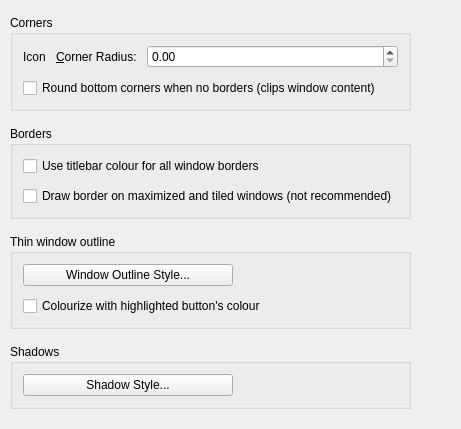
              <widget class="QWidget" name="tab_window">
                <attribute name="title">
                  <string>&amp;Window</string>
                </attribute>
                <layout class="QGridLayout" name="gridLayout">
                  <property name="leftMargin">
                    <number>10</number>
                  </property>
                  <property name="topMargin">
                    <number>10</number>
                  </property>
                  <property name="rightMargin">
                    <number>10</number>
                  </property>
                  <property name="bottomMargin">
                    <number>10</number>
                  </property>
                  <property name="spacing">
                    <number>10</number>
                  </property>
                  <item row="7" column="2">
                    <spacer name="horizontalSpacer_5">
                      <property name="orientation">
                        <enum>Qt::Orientation::Horizontal</enum>
                      </property>
                      <property name="sizeHint" stdset="0">
                        <size>
                          <width>40</width>
                          <height>20</height>
                        </size>
                      </property>
                    </spacer>
                  </item>
                  <item row="7" column="0" colspan="2">
                    <widget class="QGroupBox" name="groupBox_5">
                      <property name="title">
                        <string>Shadows</string>
                      </property>
                      <layout class="QVBoxLayout" name="verticalLayout_2">
                        <property name="spacing">
                          <number>10</number>
                        </property>
                        <property name="leftMargin">
                          <number>10</number>
                        </property>
                        <property name="topMargin">
                          <number>10</number>
                        </property>
                        <property name="rightMargin">
                          <number>10</number>
                        </property>
                        <property name="bottomMargin">
                          <number>10</number>
                        </property>
                        <item>
                          <widget class="QPushButton" name="shadowStyleButton">
                            <property name="sizePolicy">
                              <sizepolicy hsizetype="Fixed" vsizetype="Fixed">
                                <horstretch>0</horstretch>
                                <verstretch>0</verstretch>
                              </sizepolicy>
                            </property>
                            <property name="minimumSize">
                              <size>
                                <width>210</width>
                                <height>0</height>
                              </size>
                            </property>
                            <property name="text">
                              <string>Shadow Style...</string>
                            </property>
                            <property name="icon">
                              <iconset theme="draw-brush" />
                            </property>
                          </widget>
                        </item>
                      </layout>
                    </widget>
                  </item>
                  <item row="3" column="0" colspan="2">
                    <widget class="QGroupBox" name="borders_groupBox">
                      <property name="title">
                        <string>Borders</string>
                      </property>
                      <layout class="QGridLayout" name="gridLayout_4">
                        <property name="leftMargin">
                          <number>10</number>
                        </property>
                        <property name="topMargin">
                          <number>10</number>
                        </property>
                        <property name="rightMargin">
                          <number>10</number>
                        </property>
                        <property name="bottomMargin">
                          <number>10</number>
                        </property>
                        <property name="spacing">
                          <number>10</number>
                        </property>
                        <item row="0" column="0">
                          <widget class="QCheckBox" name="useTitleBarColorForAllBorders">
                            <property name="text">
                              <string>Use titlebar colour for all window borders</string>
                            </property>
                          </widget>
                        </item>
                        <item row="1" column="0">
                          <widget class="QCheckBox" name="drawBorderOnMaximizedWindows">
                            <property name="toolTip">
                              <string>&lt;html&gt;&lt;head/&gt;&lt;body&gt;&lt;p&gt;This setting will allow you to resize from window edges touching screen edges.&lt;/p&gt;&lt;/body&gt;&lt;/html&gt;</string>
                            </property>
                            <property name="text">
                              <string>Draw border on maximized and tiled windows (not recommended)</string>
                            </property>
                          </widget>
                        </item>
                      </layout>
                    </widget>
                  </item>
                  <item row="4" column="0">
                    <spacer name="verticalSpacer_6">
                      <property name="orientation">
                        <enum>Qt::Orientation::Vertical</enum>
                      </property>
                      <property name="sizeType">
                        <enum>QSizePolicy::Policy::Fixed</enum>
                      </property>
                      <property name="sizeHint" stdset="0">
                        <size>
                          <width>20</width>
                          <height>5</height>
                        </size>
                      </property>
                    </spacer>
                  </item>
                  <item row="8" column="0">
                    <spacer name="verticalSpacer_3">
                      <property name="orientation">
                        <enum>Qt::Orientation::Vertical</enum>
                      </property>
                      <property name="sizeHint" stdset="0">
                        <size>
                          <width>20</width>
                          <height>10</height>
                        </size>
                      </property>
                    </spacer>
                  </item>
                  <item row="6" column="0">
                    <spacer name="verticalSpacer">
                      <property name="orientation">
                        <enum>Qt::Orientation::Vertical</enum>
                      </property>
                      <property name="sizeType">
                        <enum>QSizePolicy::Policy::Fixed</enum>
                      </property>
                      <property name="sizeHint" stdset="0">
                        <size>
                          <width>20</width>
                          <height>5</height>
                        </size>
                      </property>
                    </spacer>
                  </item>
                  <item row="0" column="0">
                    <spacer name="verticalSpacer_11">
                      <property name="orientation">
                        <enum>Qt::Orientation::Vertical</enum>
                      </property>
                      <property name="sizeType">
                        <enum>QSizePolicy::Policy::Preferred</enum>
                      </property>
                      <property name="sizeHint" stdset="0">
                        <size>
                          <width>20</width>
                          <height>5</height>
                        </size>
                      </property>
                    </spacer>
                  </item>
                  <item row="2" column="0">
                    <spacer name="verticalSpacer_7">
                      <property name="orientation">
                        <enum>Qt::Orientation::Vertical</enum>
                      </property>
                      <property name="sizeType">
                        <enum>QSizePolicy::Policy::Fixed</enum>
                      </property>
                      <property name="sizeHint" stdset="0">
                        <size>
                          <width>20</width>
                          <height>5</height>
                        </size>
                      </property>
                    </spacer>
                  </item>
                  <item row="1" column="0" colspan="2">
                    <widget class="QGroupBox" name="Corners">
                      <property name="title">
                        <string>Corners</string>
                      </property>
                      <layout class="QVBoxLayout" name="verticalLayout_15">
                        <property name="spacing">
                          <number>10</number>
                        </property>
                        <property name="leftMargin">
                          <number>10</number>
                        </property>
                        <property name="topMargin">
                          <number>10</number>
                        </property>
                        <property name="rightMargin">
                          <number>10</number>
                        </property>
                        <property name="bottomMargin">
                          <number>10</number>
                        </property>
                        <item>
                          <layout class="QFormLayout" name="formLayout_11">
                            <item row="0" column="0">
                              <layout class="QHBoxLayout" name="horizontalLayout_2">
                                <item>
                                  <widget class="QLabel" name="cornerRadiusIcon">
                                    <property name="text">
                                      <string>Icon</string>
                                    </property>
                                  </widget>
                                </item>
                                <item>
                                  <widget class="QLabel" name="cornerRadiusLabel">
                                    <property name="text">
                                      <string>&amp;Corner Radius:</string>
                                    </property>
                                    <property name="buddy">
                                      <cstring>cornerRadius</cstring>
                                    </property>
                                  </widget>
                                </item>
                              </layout>
                            </item>
                            <item row="0" column="1">
                              <widget class="QDoubleSpinBox" name="cornerRadius">
                                <property name="decimals">
                                  <number>2</number>
                                </property>
                                <property name="maximum">
                                  <double>24.000000000000000</double>
                                </property>
                                <property name="singleStep">
                                  <double>0.100000000000000</double>
                                </property>
                              </widget>
                            </item>
                          </layout>
                        </item>
                        <item>
                          <widget class="QCheckBox" name="roundBottomCornersWhenNoBorders">
                            <property name="toolTip">
                              <string>&lt;html&gt;&lt;head/&gt;&lt;body&gt;&lt;p&gt;&lt;br/&gt;&lt;/p&gt;&lt;/body&gt;&lt;/html&gt;</string>
                            </property>
                            <property name="text">
                              <string>Round bottom corners when no borders (clips window content)</string>
                            </property>
                          </widget>
                        </item>
                      </layout>
                    </widget>
                  </item>
                  <item row="5" column="0" colspan="2">
                    <widget class="QGroupBox" name="groupBox">
                      <property name="minimumSize">
                        <size>
                          <width>0</width>
                          <height>0</height>
                        </size>
                      </property>
                      <property name="title">
                        <string>Thin window outline</string>
                      </property>
                      <layout class="QVBoxLayout" name="verticalLayout">
                        <property name="spacing">
                          <number>10</number>
                        </property>
                        <property name="leftMargin">
                          <number>10</number>
                        </property>
                        <property name="topMargin">
                          <number>10</number>
                        </property>
                        <property name="rightMargin">
                          <number>10</number>
                        </property>
                        <property name="bottomMargin">
                          <number>10</number>
                        </property>
                        <item>
                          <widget class="QPushButton" name="thinWindowOutlineStyleButton">
                            <property name="sizePolicy">
                              <sizepolicy hsizetype="Fixed" vsizetype="Fixed">
                                <horstretch>0</horstretch>
                                <verstretch>0</verstretch>
                              </sizepolicy>
                            </property>
                            <property name="minimumSize">
                              <size>
                                <width>210</width>
                                <height>0</height>
                              </size>
                            </property>
                            <property name="text">
                              <string>Window Outline Style...</string>
                            </property>
                            <property name="icon">
                              <iconset theme="borderpainter" />
                            </property>
                          </widget>
                        </item>
                        <item>
                          <widget class="QCheckBox" name="colorizeThinWindowOutlineWithButton">
                            <property name="text">
                              <string>Colourize with highlighted button's colour</string>
                            </property>
                          </widget>
                        </item>
                      </layout>
                    </widget>
                  </item>
                </layout>
              </widget>
